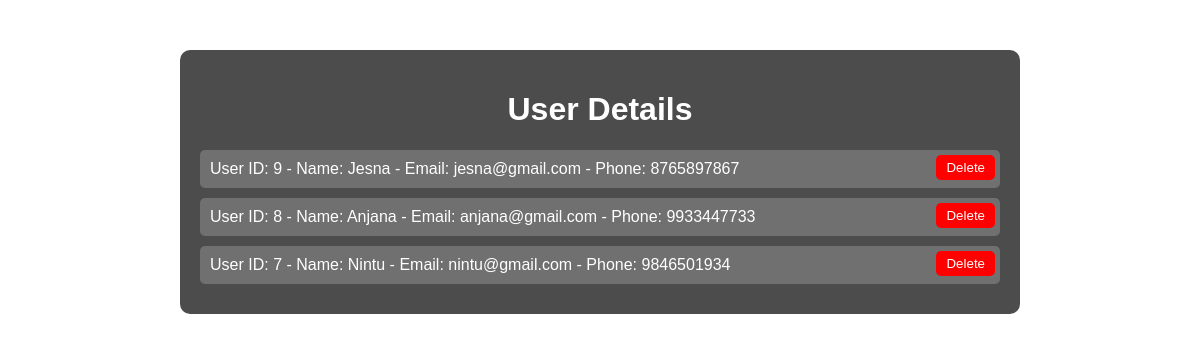
Screenshot of /viewuser.php with the database file from the repository.
### tables this page shows
CREATE TABLE IF NOT EXISTS `user` (
  `id` int NOT NULL AUTO_INCREMENT,
  `name` varchar(255) NOT NULL,
  `age` int NOT NULL,
  `phone` varchar(20) NOT NULL,
  `email` varchar(255) NOT NULL,
  `address` text NOT NULL,
  PRIMARY KEY (`id`)
);

### viewuser.php (the view, shortened to what this page needs)
<!DOCTYPE html>
<html lang="en">
<head>
</head>
<body>
    <div class="container">
        <h1>User Details</h1>
        <div class="user-details">
            <?php
            $servername = "localhost";
            $username = "root";
            $password = "";
            $dbname = "db_air";
            $conn = new mysqli($servername, $username, $password, $dbname);
            $sql = "SELECT * FROM user";
            $result = $conn->query($sql);
            if ($result->num_rows > 0) {
                while($row = $result->fetch_assoc()) {
                    echo '<div class="user-item">';
                    echo "User ID: " . $row["id"]. " - Name: " . $row["name"]. " - Email: " . $row["email"]. " - Phone: " . $row["phone"];
                    echo '<button class="delete-btn" onclick="deleteUser(' . $row["id"] . ')">Delete</button>';
                    echo '</div>';
                }
            } else {
                echo "No users available";
            }
            ?>
        </div>
    </div>
</body>
</html>

### viewuser.php (style rules this page uses)
body { font-family: Arial, sans-serif; margin: 0; padding: 0; background-image: url('https://tse1.mm.bing.net/th?id=OIP.bOtI1PpZcspc7H_11pWcUAHaDW&pid=Api&P=0&h=180'); background-size: cover; background-position: center; background-repeat: no-repeat; color: #ffffff; }
.container { max-width: 800px; margin: 50px auto; padding: 20px; background-color: rgba(0, 0, 0, 0.7); border-radius: 10px; }
h1 { text-align: center; }
.user-details { margin-top: 20px; }
.user-item { padding: 10px; background-color: rgba(255, 255, 255, 0.2); border-radius: 5px; margin-bottom: 10px; position: relative; }
.delete-btn { position: absolute; top: 5px; right: 5px; padding: 5px 10px; background-color: #ff0000; color: #ffffff; border: none; border-radius: 5px; cursor: pointer; }

### rows the page displays
user: id "9", name "Jesna", email "jesna@gmail.com", phone "8765897867"
user: id "8", name "Anjana", email "anjana@gmail.com", phone "9933447733"
user: id "7", name "Nintu", email "nintu@gmail.com", phone "9846501934"
